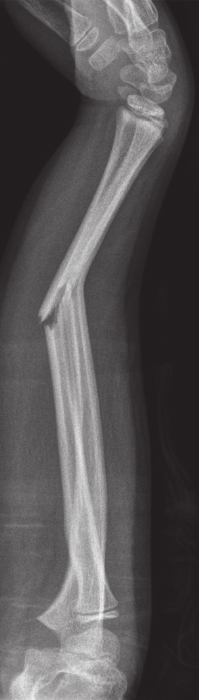
%> input picture dataset/new.jpg, 199 x 700 px
$ octave second_method.m   (GNU Octave 9; MATLAB toolbox functions it lacks are replaced by stand-ins)
%> lines starting %> are read from the running program, lines starting %| are printed output that depends on the picture
Irgb = imread('dataset\new.jpg');
%> Irgb is the input picture: size 700x199x3 uint8; mean R, G, B 87.6, 84.6, 85.3
Igray = rgb2gray(Irgb);
I = im2double(Igray);
Gx = [-1 1];
Gy = Gx';
Ix = conv2(I,Gx,'same');
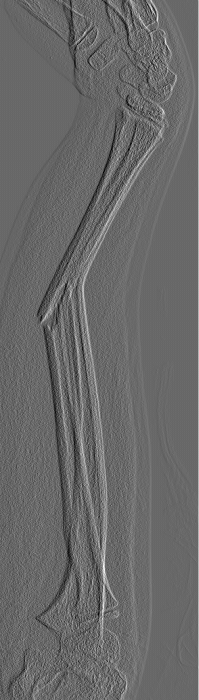
%> Ix: size 700x199 double; min -0.173, max 0.247, mean 0.00122; drawn with min black and max white
Iy = conv2(I,Gy,'same');
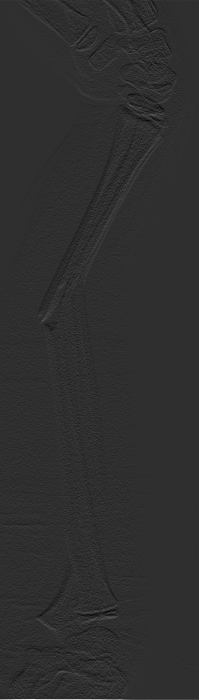
%> Iy: size 700x199 double; min -0.208, max 0.918, mean 0.000547; drawn with min black and max white
%> (the run ends here)

$ run again, with dataset/F100.jpg copied over dataset/new.jpg
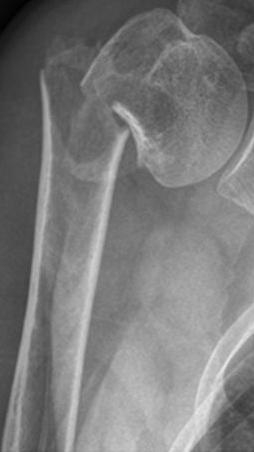
%> input picture dataset/F100.jpg, 254 x 452 px
%> Irgb is the input picture: size 452x254x3 uint8; min 0, max 235, mean 122.5
%> `Ix = conv2(I,Gx,'same');`:
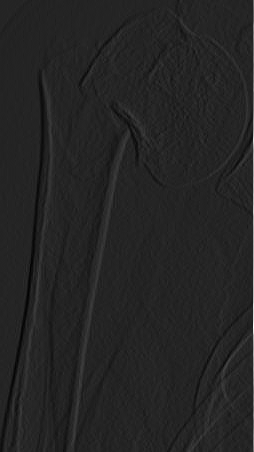
%> Ix: size 452x254 double; min -0.145, max 0.859, mean 0.00103; drawn with min black and max white
%> `Iy = conv2(I,Gy,'same');`:
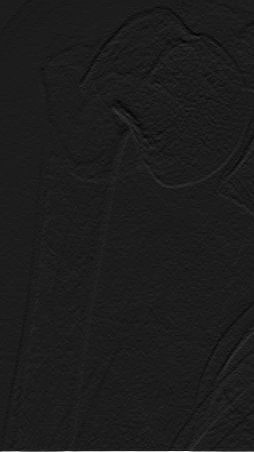
%> Iy: size 452x254 double; min -0.114, max 0.886, mean 0.000504; drawn with min black and max white

$ run again, with dataset/F11.jpg copied over dataset/new.jpg
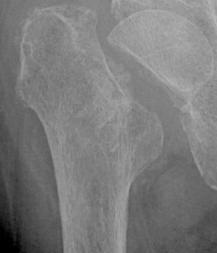
%> input picture dataset/F11.jpg, 217 x 253 px
%> Irgb is the input picture: size 253x217x3 uint8; min 0, max 182, mean 123
%> `Ix = conv2(I,Gx,'same');`:
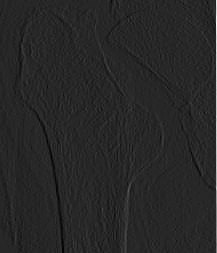
%> Ix: size 253x217 double; min -0.129, max 0.71, mean 0.0013; drawn with min black and max white
%> `Iy = conv2(I,Gy,'same');`:
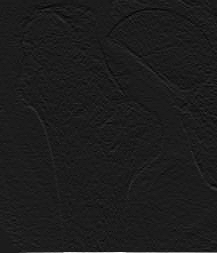
%> Iy: size 253x217 double; min -0.0784, max 0.631, mean 0.00219; drawn with min black and max white
